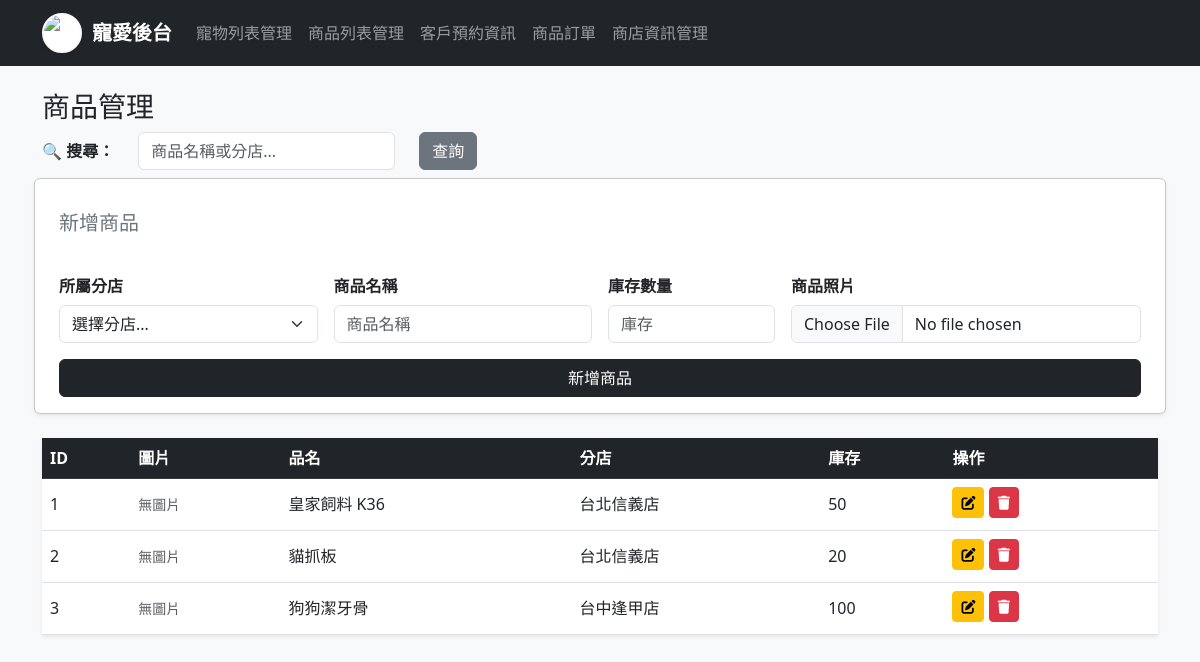
Screenshot of /product_mngt.php (signed in) with the database file from the repository.
### tables this page shows
CREATE TABLE PRODUCT (
  pID int(11) NOT NULL AUTO_INCREMENT,
  pName varchar(100) NOT NULL,
  storeID int(11) NOT NULL,
  stock int(11) DEFAULT 0,
  PRIMARY KEY (`pID`),
  KEY storeID (`storeID`),
  CONSTRAINT product_ibfk_1 FOREIGN KEY (`storeID`) REFERENCES STORE (`storeID`)
);

CREATE TABLE STORE (
  storeID int(11) NOT NULL AUTO_INCREMENT,
  storeName varchar(50) NOT NULL,
  address varchar(100) DEFAULT NULL,
  Phone varchar(20) DEFAULT NULL,
  worktime varchar(50) DEFAULT NULL,
  PRIMARY KEY (`storeID`)
);

### product_mngt.php (the view, shortened to what this page needs)
<?php
include 'db_connect.php';
$editData = null;
$searchKeyword = '';
$sql_query = "SELECT P.*, S.storeName
              FROM PRODUCT P
              JOIN STORE S ON P.storeID = S.storeID";
$sql_query .= " ORDER BY P.pID ASC";
?>
<!DOCTYPE html>
<html lang="zh-TW">
<head>
    <link href="https://cdn.jsdelivr.net/npm/bootstrap@5.3.0/dist/css/bootstrap.min.css" rel="stylesheet">
    <link rel="stylesheet" href="https://cdnjs.cloudflare.com/ajax/libs/font-awesome/6.0.0/css/all.min.css">
</head>
<body class="bg-light">
    <?php include 'navbar.php'; ?>
    <div class="container mt-4">
        <h3>商品管理</h3>
        <form method="get" class="row mb-4 align-items-center">
            <div class="col-auto">
                <label class="col-form-label fw-bold">🔍 搜尋：</label>
            </div>
            <div class="col-auto">
                <input type="text" name="search" class="form-control" placeholder="商品名稱或分店..."
                       value="<?php echo htmlspecialchars($searchKeyword); ?>">
            </div>
            <div class="col-auto">
                <button type="submit" class="btn btn-secondary">查詢</button>
            </div>
        </form>
        <form method="post" enctype="multipart/form-data" class="row g-3 mb-4 bg-white p-3 rounded shadow-sm border border-secondary-subtle">
            <h5 class="text-secondary mb-3"><?php echo $editData ? '編輯商品資料' : '新增商品'; ?></h5>
            <div class="col-md-3">
                <label class="col-form-label fw-bold">所屬分店</label>
                <select name="storeID" class="form-select" required>
                    <option value="">選擇分店...</option>
                </select>
            </div>
            <div class="col-md-3">
                <label class="col-form-label fw-bold">商品名稱</label>
                <input type="text" name="pName" class="form-control" placeholder="商品名稱" required
                       value="<?php echo $editData['pName'] ?? ''; ?>">
            </div>
            <div class="col-md-2">
                <label class="col-form-label fw-bold">庫存數量</label>
                <input type="number" name="stock" class="form-control" placeholder="庫存" required
                       value="<?php echo $editData['stock'] ?? ''; ?>">
            </div>
            <div class="col-md-4">
                <label class="col-form-label fw-bold">商品照片</label>
                <input type="file" name="pImage" class="form-control" accept="image/*">
            </div>
            <div class="col-12">
                <button type="submit" name="save" class="btn <?php echo $editData ? 'btn-dark-custom' : 'btn-dark-custom'; ?> w-100">
                    <?php echo $editData ? '確認修改' : '新增商品'; ?>
                </button>
            </div>
        </form>
        <table class="table table-hover bg-white shadow-sm align-middle">
            <thead class="table-dark">
                <tr>
                    <th>ID</th>
                    <th>圖片</th>
                    <th>品名</th>
                    <th>分店</th>
                    <th>庫存</th>
                    <th>操作</th>
                </tr>
            </thead>
            <tbody>
                <?php
                $res = $conn->query($sql_query);
                if ($res && $res->num_rows > 0) {
                    while ($row = $res->fetch_assoc()) {
                        $imgHtml = "<span class='text-muted small'>無圖片</span>";
                        $showPName = $row['pName'];
                        $showStore = $row['storeName'];
                        echo "<tr>
                                <td>{$row['pID']}</td>
                                <td>{$imgHtml}</td>
                                <td>{$showPName}</td>
                                <td>{$showStore}</td>
                                <td>{$row['stock']}</td>
                                <td>
                                    <a href='?edit={$row['pID']}' class='btn btn-warning btn-sm mb-1'><i class='fas fa-edit'></i></a>
                                    <a href='?del={$row['pID']}' class='btn btn-danger btn-sm mb-1' onclick='confirmDelete(this.href)'><i class='fas fa-trash'></i></a>
                                </td>
                              </tr>";
                    }
                } else {
                    echo "<tr><td colspan='6' class='text-center p-4 text-muted'>查無資料</td></tr>";
                }
                ?>
            </tbody>
        </table>
    </div>
</body>
</html>

### product_mngt.php (style rules this page uses)
.btn-dark-custom { background-color: #212529; color: white; border-color: #212529; }

### rows the page displays
product: pID "1", pName "皇家飼料 K36", storeID.storeName "台北信義店", stock "50"
product: pID "2", pName "貓抓板", storeID.storeName "台北信義店", stock "20"
product: pID "3", pName "狗狗潔牙骨", storeID.storeName "台中逢甲店", stock "100"
